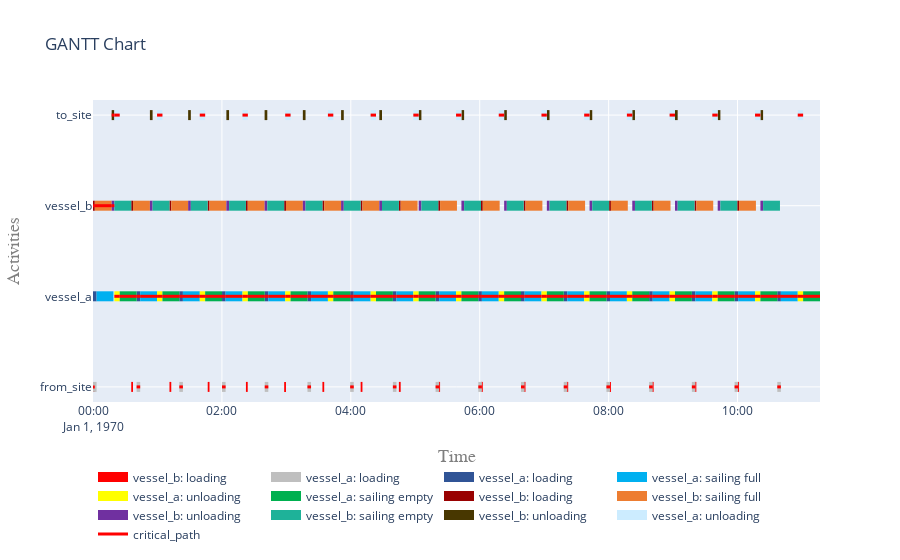

Notebook cell for this chart:
### Markdown cell above
### Get critical path log and dependencies

### Code cell
my_cp_log_l = CpLog(obj, act)
my_cp_log_l.get_dependencies()
my_cp_log_l.mark_critical_activities()
#my_cp_log_l.make_gantt_mpl()
my_cp_log_l.make_gantt_plotly()
